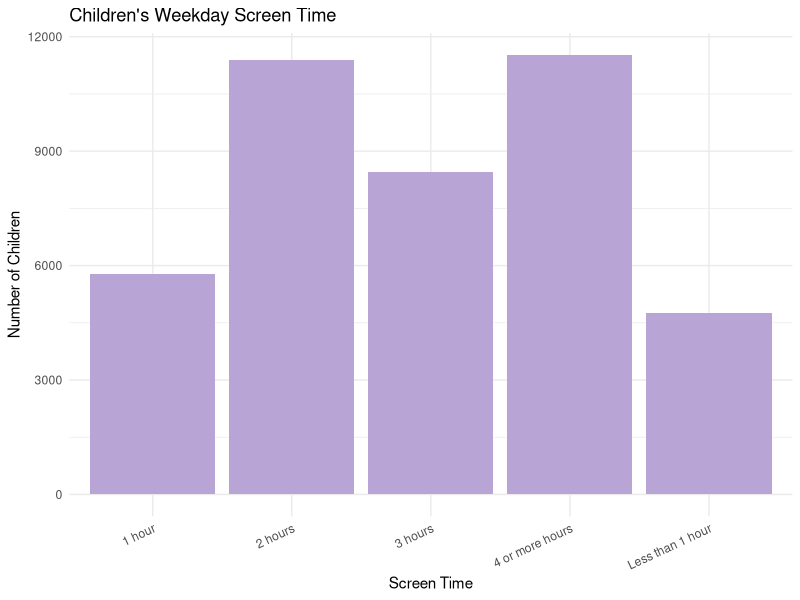
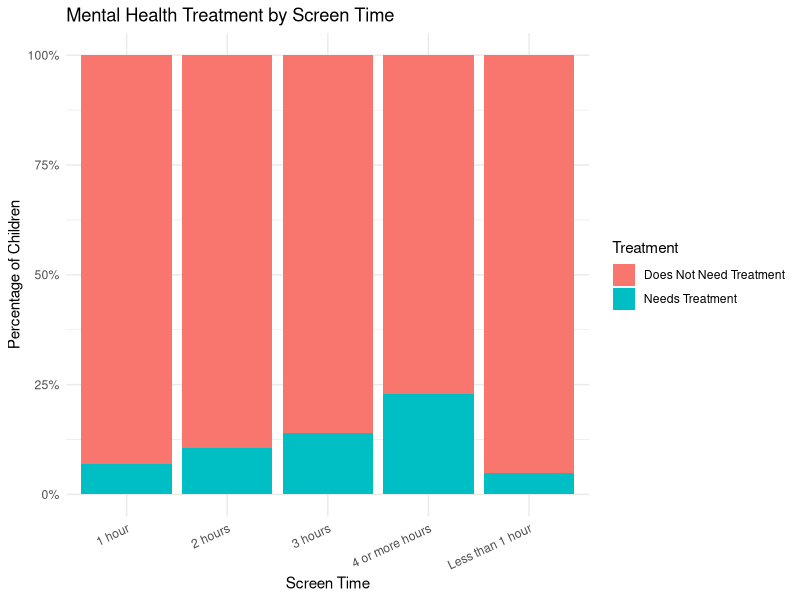
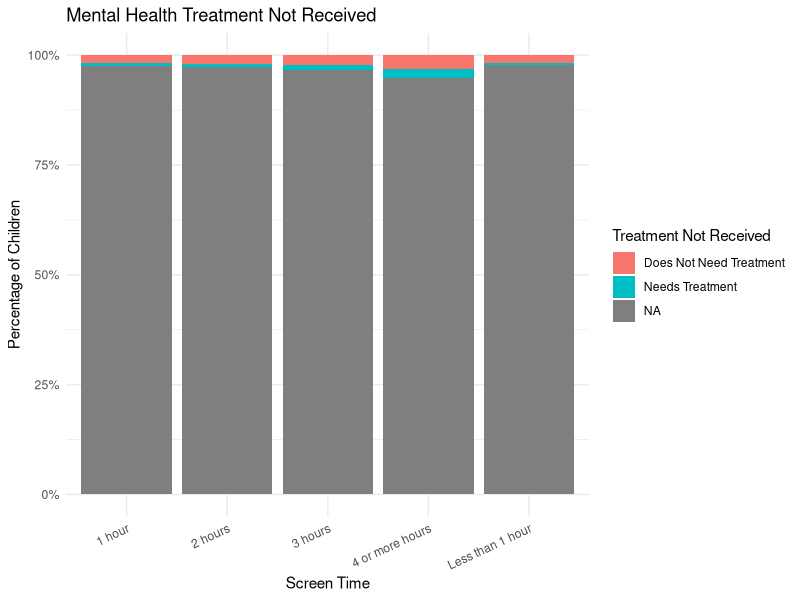
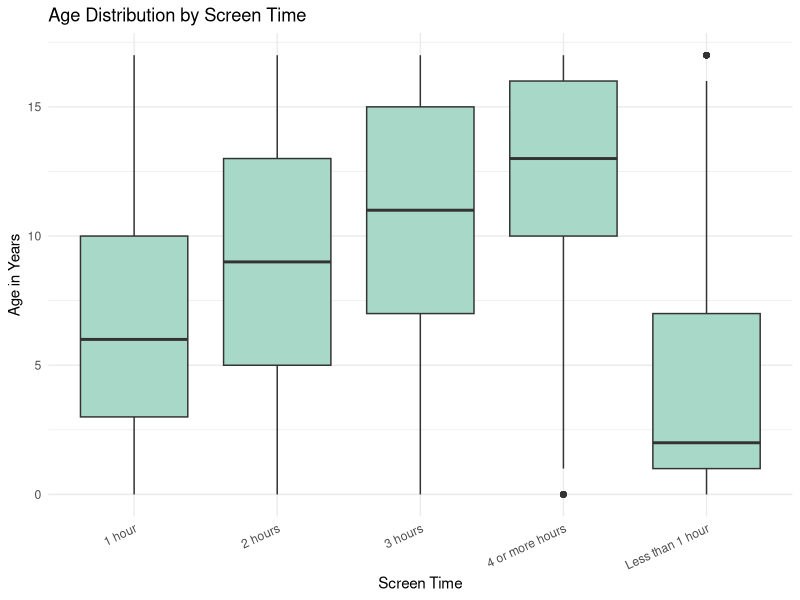
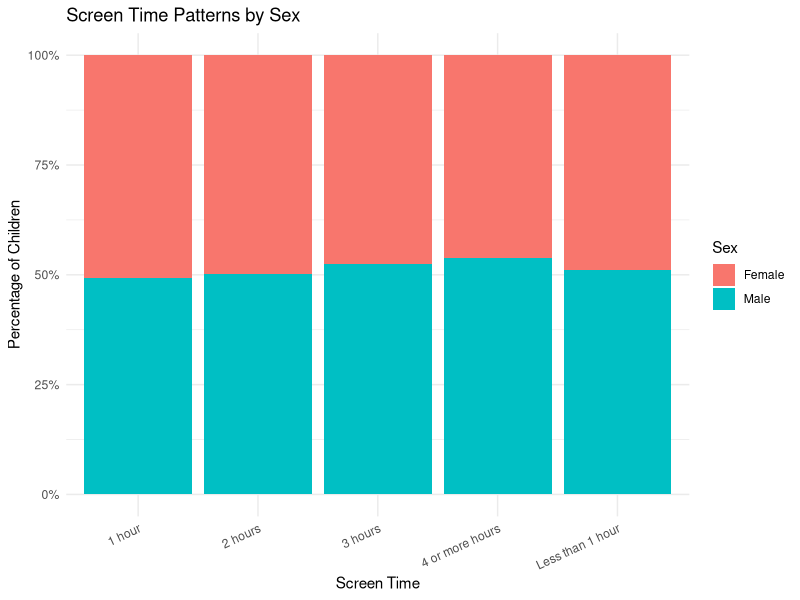
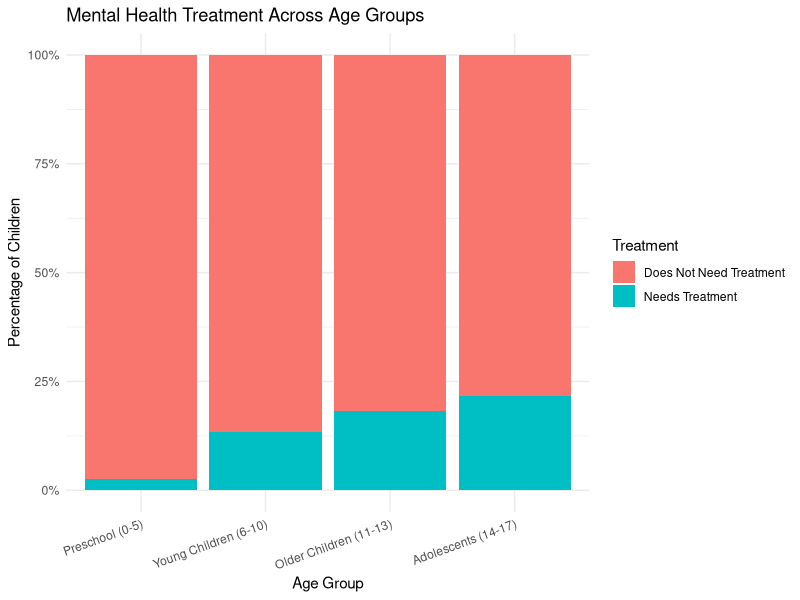
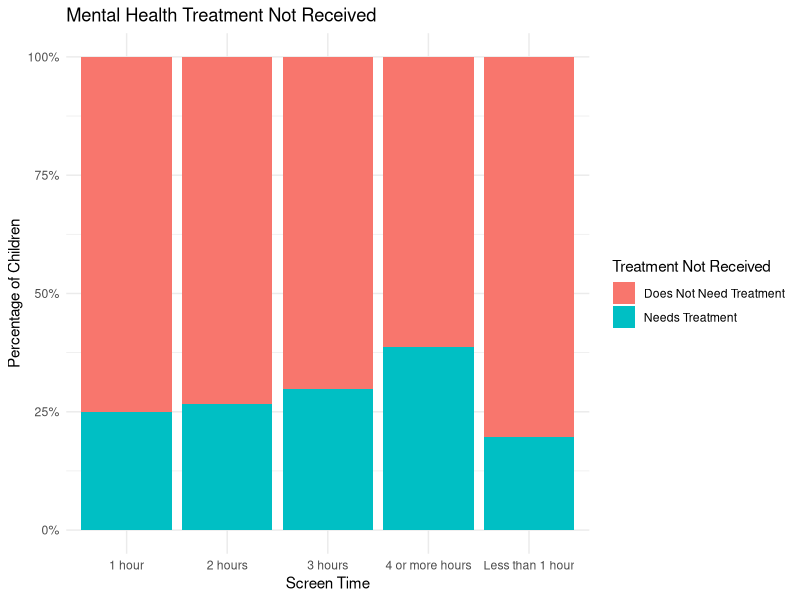
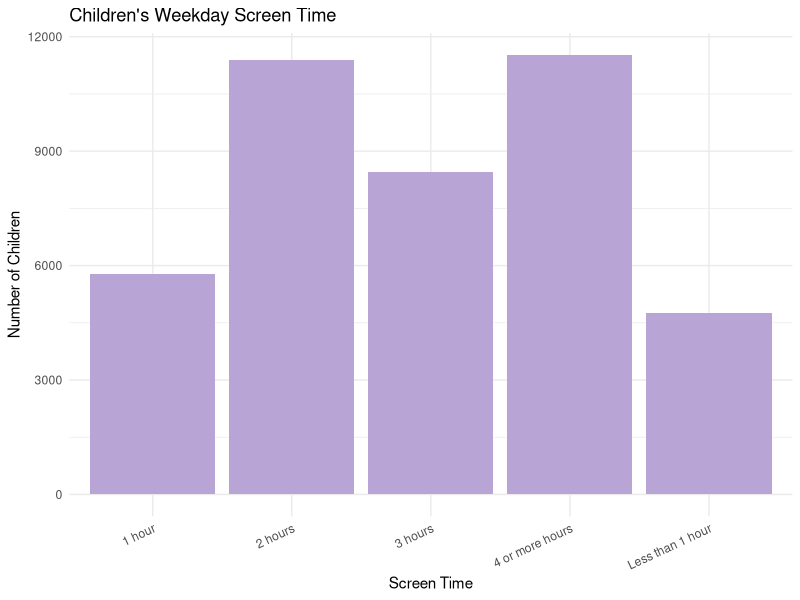

These charts were generated, in order, by the following R code:

# ==========================================
# TEAM 3: CHILDREN'S SCREEN TIME AND MENTAL HEALTH
# ==========================================

# 1. Load packages
library(readr)
library(dplyr)
library(ggplot2)

# 2. Load the correct dataset
screentimementalhealth <- read_csv(
  "screentimementalhealth.csv",
  show_col_types = FALSE
)

# 3. Prepare age groups
screentimementalhealth <- screentimementalhealth %>%
  mutate(
    Age_Group = case_when(
      `Age (Years)` >= 0 & `Age (Years)` <= 5 ~ "Preschool (0-5)",
      `Age (Years)` >= 6 & `Age (Years)` <= 10 ~ "Young Children (6-10)",
      `Age (Years)` >= 11 & `Age (Years)` <= 13 ~ "Older Children (11-13)",
      `Age (Years)` >= 14 & `Age (Years)` <= 17 ~ "Adolescents (14-17)",
      TRUE ~ NA_character_
    ),
    Age_Group = factor(
      Age_Group,
      levels = c(
        "Preschool (0-5)",
        "Young Children (6-10)",
        "Older Children (11-13)",
        "Adolescents (14-17)"
      )
    )
  )

# 4. Create folder for graphs
if (!dir.exists("graphs")) {
  dir.create("graphs")
}

# GRAPH 1: Distribution of weekday screen time
graph1 <- ggplot(
  screentimementalhealth,
  aes(x = Screentime)
) +
  geom_bar(fill = "#B9A4D6") +
  labs(
    title = "Children's Weekday Screen Time",
    x = "Screen Time",
    y = "Number of Children"
  ) +
  theme_minimal() +
  theme(axis.text.x = element_text(angle = 25, hjust = 1))

# GRAPH 2: Mental health treatment by screen time
graph2 <- ggplot(
  screentimementalhealth,
  aes(x = Screentime, fill = `Mental Health Treatment`)
) +
  geom_bar(position = "fill") +
  scale_y_continuous(labels = scales::percent) +
  labs(
    title = "Mental Health Treatment by Screen Time",
    x = "Screen Time",
    y = "Percentage of Children",
    fill = "Treatment"
  ) +
  theme_minimal() +
  theme(axis.text.x = element_text(angle = 25, hjust = 1))

# GRAPH 3: Treatment not received by screen time
graph3 <- ggplot(
  screentimementalhealth,
  aes(x = Screentime, fill = `Treatment Not Received`)
) +
  geom_bar(position = "fill") +
  scale_y_continuous(labels = scales::percent) +
  labs(
    title = "Mental Health Treatment Not Received",
    x = "Screen Time",
    y = "Percentage of Children",
    fill = "Treatment Not Received"
  ) +
  theme_minimal() +
  theme(axis.text.x = element_text(angle = 25, hjust = 1))

# GRAPH 4: Age distribution across screen-time categories
graph4 <- ggplot(
  screentimementalhealth,
  aes(x = Screentime, y = `Age (Years)`)
) +
  geom_boxplot(fill = "#A8D8C8") +
  labs(
    title = "Age Distribution by Screen Time",
    x = "Screen Time",
    y = "Age in Years"
  ) +
  theme_minimal() +
  theme(axis.text.x = element_text(angle = 25, hjust = 1))

# GRAPH 5: Screen time patterns by sex
graph5 <- ggplot(
  screentimementalhealth,
  aes(x = Screentime, fill = Sex)
) +
  geom_bar(position = "fill") +
  scale_y_continuous(labels = scales::percent) +
  labs(
    title = "Screen Time Patterns by Sex",
    x = "Screen Time",
    y = "Percentage of Children",
    fill = "Sex"
  ) +
  theme_minimal() +
  theme(axis.text.x = element_text(angle = 25, hjust = 1))

# GRAPH 6: Mental health treatment by age group
graph6 <- ggplot(
  screentimementalhealth,
  aes(x = Age_Group, fill = `Mental Health Treatment`)
) +
  geom_bar(position = "fill") +
  scale_y_continuous(labels = scales::percent) +
  labs(
    title = "Mental Health Treatment Across Age Groups",
    x = "Age Group",
    y = "Percentage of Children",
    fill = "Treatment"
  ) +
  theme_minimal() +
  theme(axis.text.x = element_text(angle = 20, hjust = 1))

# 5. Display all six graphs
print(graph1)
print(graph2)
print(graph3)
print(graph4)
print(graph5)
print(graph6)

# 6. Save all six graphs
ggsave("graphs/graph1_screen_time.png", graph1, width = 9, height = 6)
ggsave("graphs/graph2_treatment.png", graph2, width = 9, height = 6)
ggsave("graphs/graph3_treatment_not_received.png", graph3, width = 9, height = 6)
ggsave("graphs/graph4_age.png", graph4, width = 9, height = 6)
ggsave("graphs/graph5_sex.png", graph5, width = 9, height = 6)
ggsave("graphs/graph6_age_treatment.png", graph6, width = 9, height = 6)

# 7. Check dataset size
print(dim(screentimementalhealth))

cat("Analysis complete! Six graphs saved in the graphs folder.\n")


# --------------------------------
# DATA CLEANING
# --------------------------------

library(dplyr)
library(readr)

# Load original dataset
screentimementalhealth <- read_csv(
  "screentimementalhealth.csv",
  show_col_types = FALSE
)

# Clean extra spaces from text columns
screentimementalhealth <- screentimementalhealth %>%
  mutate(
    across(where(is.character), trimws)
  )

# Make sure age is numeric
screentimementalhealth <- screentimementalhealth %>%
  mutate(
    `Age (Years)` = as.numeric(`Age (Years)`)
  )

# Create age groups
screentimementalhealth <- screentimementalhealth %>%
  mutate(
    Age_Group = case_when(
      `Age (Years)` >= 0 & `Age (Years)` <= 5 ~ "Preschool (0-5)",
      `Age (Years)` >= 6 & `Age (Years)` <= 10 ~ "Young Children (6-10)",
      `Age (Years)` >= 11 & `Age (Years)` <= 13 ~ "Older Children (11-13)",
      `Age (Years)` >= 14 & `Age (Years)` <= 17 ~ "Adolescents (14-17)",
      TRUE ~ NA_character_
    ),
    Age_Group = factor(
      Age_Group,
      levels = c(
        "Preschool (0-5)",
        "Young Children (6-10)",
        "Older Children (11-13)",
        "Adolescents (14-17)"
      )
    )
  )

# Check missing values after cleaning
colSums(is.na(screentimementalhealth))

# Check invalid ages
sum(
  screentimementalhealth$`Age (Years)` < 0 |
    screentimementalhealth$`Age (Years)` > 17,
  na.rm = TRUE
)

# Check duplicate-looking records (do not automatically remove)
sum(duplicated(screentimementalhealth))

# Save cleaned dataset as a separate file
write_csv(
  screentimementalhealth,
  "screentimementalhealth_clean.csv"
)
dim(screentimementalhealth)


# Graph 3: Treatment Not Received by Screen Time
# Exclude missing responses from this visualization only

graph3_data <- screentimementalhealth %>%
  filter(!is.na(`Treatment Not Received`))

graph3 <- ggplot(
  graph3_data,
  aes(
    x = Screentime,
    fill = `Treatment Not Received`
  )
) +
  geom_bar(position = "fill") +
  scale_y_continuous(labels = scales::percent) +
  labs(
    title = "Mental Health Treatment Not Received",
    x = "Screen Time",
    y = "Percentage of Children",
    fill = "Treatment Not Received"
  ) +
  theme_minimal()

print(graph3)

ggsave(
  "graphs/graph3_treatment_not_received.png",
  graph3,
  width = 9,
  height = 6
)
